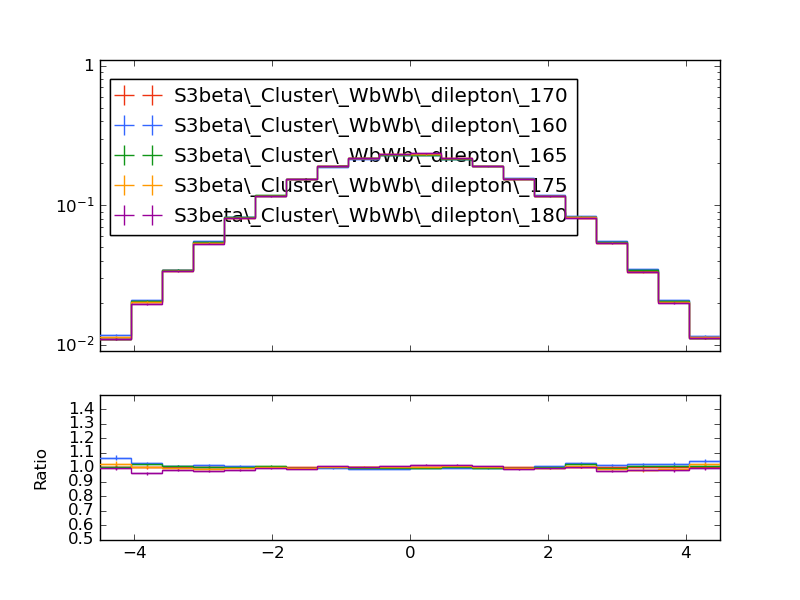

Reproduce this figure in Python.
#! /usr/bin/env python

# This Python script was auto-generated using YODA v2.0.1.
# Analysis object: /WbWb_dilepton/jet_eta_presel
# Timestamp: 27-02-2025 (11:02:16)

import matplotlib as mpl
import matplotlib.pyplot as plt
mpl.use('Agg') # comment out for interactive use
import os
import numpy as np

plotDir = os.path.split(os.path.realpath(__file__))[0]
if 'YODA_USER_PLOT_PATH' in globals():
    plot_outdir = globals()['YODA_USER_PLOT_PATH']
else:
    plot_outdir = plotDir

#plot style
plt.style.use(os.path.join(plotDir, '../default.mplstyle'))

plt.rcParams['text.usetex'] = False
plt.style.use(['classic'])
plt.rc('font', family='DejaVu Sans')
# plot metadata
figW, figH = plt.rcParams['figure.figsize']
ax_xLabel = r''
ax_yLabel = r''
ax_title  = r''
ax_xScale = 'linear'
ax_yScale = 'log'
xLims = (-4.5, 4.5)
yLims = (0.009000000000000001, 1.1)

# TeX-friendly labels for the legend
labels = {
    'legend' : ([ r"S3beta\_Cluster\_WbWb\_dilepton\_170", r"S3beta\_Cluster\_WbWb\_dilepton\_160", r"S3beta\_Cluster\_WbWb\_dilepton\_165", r"S3beta\_Cluster\_WbWb\_dilepton\_175", r"S3beta\_Cluster\_WbWb\_dilepton\_180" ], r""),
}

# Adjust canvas width and height
canvasW = 10.0
canvasH = 9.0
figW *= canvasW/10.
figH *= canvasH/9.

# Create figure and axis objects
fig, (ax, ratio0_ax) = plt.subplots(2, 1, sharex=True,
                  figsize=(figW,figH), gridspec_kw={'height_ratios': (6.0, 3.0)})

# Set figure margins
plt.subplots_adjust(
    left   = 1.0 * plt.rcParams['figure.subplot.left'],
    right  = 1.0 * plt.rcParams['figure.subplot.right'],
    top    = 1.0 * plt.rcParams['figure.subplot.top'],
    bottom = 1.0 * plt.rcParams['figure.subplot.bottom'])

ratio0_ax.yaxis.set_major_locator(mpl.ticker.MultipleLocator(0.1))
ratio0_ax.set_ylim(0.5, 1.4999)
ratio0_ax.set_ylabel('Ratio')

# the numerical data is stored in a separate file
dataf = dict()
prefix = os.path.split(__file__)[0]
if prefix:    prefix = prefix + '/'
exec(open(prefix+'jet_eta_presel__data.py').read(), dataf)


legend_handles = dict() # keep track of handles for the legend

# style options for curves
# starts at zorder>=5 to draw curve on top of legend
styles = {
  'S3beta_Cluster_WbWb_dilepton_170.yoda.gz': {
    'color' : '#EE3311',
    'linestyle' : '-',
    'linewidth' : 1,
    'marker' : 'none',
    'markersize' : 2,
    'capsize' : 0.0,
    'zorder' : 5,
    'histstyle' : 1,
    'drawstyle' : 'steps-pre',
    'xerrorbars' : 1,
    'yerrorbars' : 1,
    'fillcolor' : None,
    'fillopacity' : 1.0,
    'ratio0_linestyle' : '-',
    'ratio0_linewidth' : 1,
    'ratio0_marker' : 'none',
    'ratio0_markersize' : 2,
    'ratio0_capsize' : 0.0,
    'ratio0_zorder' : 5,
    'ratio0_histstyle' : 1,
    'ratio0_drawstyle' : 'steps-pre',
    'ratio0_xerrorbars' : 1,
    'ratio0_yerrorbars' : 1,
  },
  'S3beta_Cluster_WbWb_dilepton_160.yoda.gz': {
    'color' : '#3366FF',
    'linestyle' : '-',
    'linewidth' : 1,
    'marker' : 'none',
    'markersize' : 2,
    'capsize' : 0.0,
    'zorder' : 6,
    'histstyle' : 1,
    'drawstyle' : 'steps-pre',
    'xerrorbars' : 1,
    'yerrorbars' : 1,
    'fillcolor' : None,
    'fillopacity' : 1.0,
    'ratio0_linestyle' : '-',
    'ratio0_linewidth' : 1,
    'ratio0_marker' : 'none',
    'ratio0_markersize' : 2,
    'ratio0_capsize' : 0.0,
    'ratio0_zorder' : 6,
    'ratio0_histstyle' : 1,
    'ratio0_drawstyle' : 'steps-pre',
    'ratio0_xerrorbars' : 1,
    'ratio0_yerrorbars' : 1,
  },
  'S3beta_Cluster_WbWb_dilepton_165.yoda.gz': {
    'color' : '#109618',
    'linestyle' : '-',
    'linewidth' : 1,
    'marker' : 'none',
    'markersize' : 2,
    'capsize' : 0.0,
    'zorder' : 7,
    'histstyle' : 1,
    'drawstyle' : 'steps-pre',
    'xerrorbars' : 1,
    'yerrorbars' : 1,
    'fillcolor' : None,
    'fillopacity' : 1.0,
    'ratio0_linestyle' : '-',
    'ratio0_linewidth' : 1,
    'ratio0_marker' : 'none',
    'ratio0_markersize' : 2,
    'ratio0_capsize' : 0.0,
    'ratio0_zorder' : 7,
    'ratio0_histstyle' : 1,
    'ratio0_drawstyle' : 'steps-pre',
    'ratio0_xerrorbars' : 1,
    'ratio0_yerrorbars' : 1,
  },
  'S3beta_Cluster_WbWb_dilepton_175.yoda.gz': {
    'color' : '#FF9900',
    'linestyle' : '-',
    'linewidth' : 1,
    'marker' : 'none',
    'markersize' : 2,
    'capsize' : 0.0,
    'zorder' : 8,
    'histstyle' : 1,
    'drawstyle' : 'steps-pre',
    'xerrorbars' : 1,
    'yerrorbars' : 1,
    'fillcolor' : None,
    'fillopacity' : 1.0,
    'ratio0_linestyle' : '-',
    'ratio0_linewidth' : 1,
    'ratio0_marker' : 'none',
    'ratio0_markersize' : 2,
    'ratio0_capsize' : 0.0,
    'ratio0_zorder' : 8,
    'ratio0_histstyle' : 1,
    'ratio0_drawstyle' : 'steps-pre',
    'ratio0_xerrorbars' : 1,
    'ratio0_yerrorbars' : 1,
  },
  'S3beta_Cluster_WbWb_dilepton_180.yoda.gz': {
    'color' : '#990099',
    'linestyle' : '-',
    'linewidth' : 1,
    'marker' : 'none',
    'markersize' : 2,
    'capsize' : 0.0,
    'zorder' : 9,
    'histstyle' : 1,
    'drawstyle' : 'steps-pre',
    'xerrorbars' : 1,
    'yerrorbars' : 1,
    'fillcolor' : None,
    'fillopacity' : 1.0,
    'ratio0_linestyle' : '-',
    'ratio0_linewidth' : 1,
    'ratio0_marker' : 'none',
    'ratio0_markersize' : 2,
    'ratio0_capsize' : 0.0,
    'ratio0_zorder' : 9,
    'ratio0_histstyle' : 1,
    'ratio0_drawstyle' : 'steps-pre',
    'ratio0_xerrorbars' : 1,
    'ratio0_yerrorbars' : 1,
  },
}

# curve from input yoda files in main panel
for label, yvals in dataf['yvals'].items():
    if all(np.isnan(v) for v in dataf['yvals'][label]):
        continue
    tmp = None
    if styles[label]['histstyle']: # draw as histogram
        xpos = dataf['xedges'][label] if styles[label]['drawstyle'] else dataf['xpoints'][label]
        ypos = np.insert(yvals, 0, yvals[0]) if styles[label]['drawstyle'] else yvals
        if styles[label]['fillcolor']: # fill area below curve
            ax.fill_between(xpos, ypos, step='pre',
                            color=styles[label]['fillcolor'],
                            alpha=styles[label]['fillopacity'])
        tmp, = ax.plot(xpos, ypos,
                       color=styles[label]['color'],
                       linestyle=styles[label]['linestyle'],
                       linewidth=styles[label]['linewidth'],
                       drawstyle=styles[label]['drawstyle'], solid_joinstyle='miter',
                       zorder=styles[label]['zorder'], label=label)
    tmp = ax.errorbar(dataf['xpoints'][label], yvals,
                      xerr=np.array(dataf['xerrs'][label])*styles[label]['xerrorbars'],
                      yerr=np.array(dataf['yerrs'][label])*styles[label]['yerrorbars'],
                      fmt=styles[label]['marker'], capsize=styles[label]['capsize'],
                      markersize=styles[label]['markersize'],
                      ecolor=styles[label]['color'],
                      color=styles[label]['color'], zorder=styles[label]['zorder'])
    tmp[-1][0].set_linestyle(styles[label]['linestyle'])
    tmp[-1][0].set_linewidth(styles[label]['linewidth'])
    if label in dataf['add_legend_handle']:  legend_handles[label] = tmp
    for varLabel in dataf['variation_yvals'].keys():
        if varLabel.startswith(label):
            tmp, = ax.plot(dataf['xedges'][label], dataf['variation_yvals'][varLabel],
                           color=styles[label]['color'],
                           linestyle=styles[label]['linestyle'],
                           linewidth=styles[label]['linewidth'],
                           drawstyle='steps-pre', solid_joinstyle='miter',
                           zorder=styles[label]['zorder'], alpha=0.5)


# plots on ratio panel
# curve from input yoda files in ratio panel
for label, yvals in dataf['ratio0_yvals'].items():
    if all(np.isnan(v) for v in yvals):
        continue
    if styles[label]['ratio0_histstyle']: # plot as histogram
        xpos = dataf['xedges']['S3beta_Cluster_WbWb_dilepton_170.yoda.gz'] if styles[label]['ratio0_drawstyle'] else dataf['xpoints']['S3beta_Cluster_WbWb_dilepton_170.yoda.gz']
        ypos = np.insert(yvals, 0, yvals[0]) if styles[label]['ratio0_drawstyle'] else yvals
        ratio0_ax.plot(xpos, ypos,
                       color=styles[label]['color'],
                       linewidth=styles[label]['linewidth'],
                       linestyle=styles[label]['ratio0_linestyle'],
                       drawstyle=styles[label]['ratio0_drawstyle'], zorder=styles[label]['zorder'],
                       solid_joinstyle='miter')
    tmp = ratio0_ax.errorbar(dataf['xpoints']['S3beta_Cluster_WbWb_dilepton_170.yoda.gz'], yvals,
                             xerr=np.array(dataf['ref_xerrs'])*styles[label]['ratio0_xerrorbars'],
                             yerr=np.array(dataf['ratio0_yerrs'][label])*styles[label]['ratio0_yerrorbars'],
                             fmt=styles[label]['ratio0_marker'], capsize=styles[label]['ratio0_capsize'],
                             markersize=styles[label]['ratio0_markersize'],
                             ecolor=styles[label]['color'],
                             color=styles[label]['color'])
    tmp[-1][0].set_linestyle(styles[label]['ratio0_linestyle'])
    tmp[-1][0].set_linewidth(styles[label]['ratio0_linewidth'])

    for varlabel in dataf['ratio0_variation_vals'].keys():
        if varlabel.startswith(label):
            ratio0_ax.plot(dataf['xedges']['S3beta_Cluster_WbWb_dilepton_170.yoda.gz'],
                            dataf['ratio0_variation_vals'][varlabel],
                            color=styles[label]['color'],
                            linestyle=styles[label]['linestyle'],
                            linewidth=styles[label]['linewidth'],
                            drawstyle='steps-pre', solid_joinstyle='miter',
                            zorder=1, alpha=0.5)

legend_items = list(legend_handles.values())
ax.add_artist(ax.legend(legend_items,
                        labels['legend'][0],
                        title=labels['legend'][1],
                        alignment='left',
                        loc='upper left',
                        bbox_to_anchor=(0.0, 0.97)))

# set plot metadata as defined above
ratio0_ax.set_xlabel(ax_xLabel)
ratio0_ax.xaxis.set_label_coords(1., -0.15)
ax.set_ylabel(ax_yLabel, ha='right', va='top')
ax.yaxis.set_label_coords(-0.11, 1.0)
ax.set_title(ax_title, loc='left')
ax.set_xscale(ax_xScale)
ax.set_yscale(ax_yScale)
ax.set_xlim(xLims)
ax.set_ylim(yLims)

# tick formatting
plt.rcParams['xtick.top'] = True
plt.rcParams['ytick.right'] = True
ax.yaxis.set_major_locator(mpl.ticker.LogLocator(base=10.0, numticks=np.inf))
ax.yaxis.set_minor_locator(mpl.ticker.LogLocator(
                           base=10.0, subs=np.arange(0.1, 1, 0.1), numticks=np.inf))
fig.align_ylabels((ax, ratio0_ax))
plt.savefig(os.path.join(plot_outdir, 'jet_eta_presel.pdf'), format='PDF')
plt.savefig(os.path.join(plot_outdir, 'jet_eta_presel.png'), format='PNG')

plt.close(fig)
